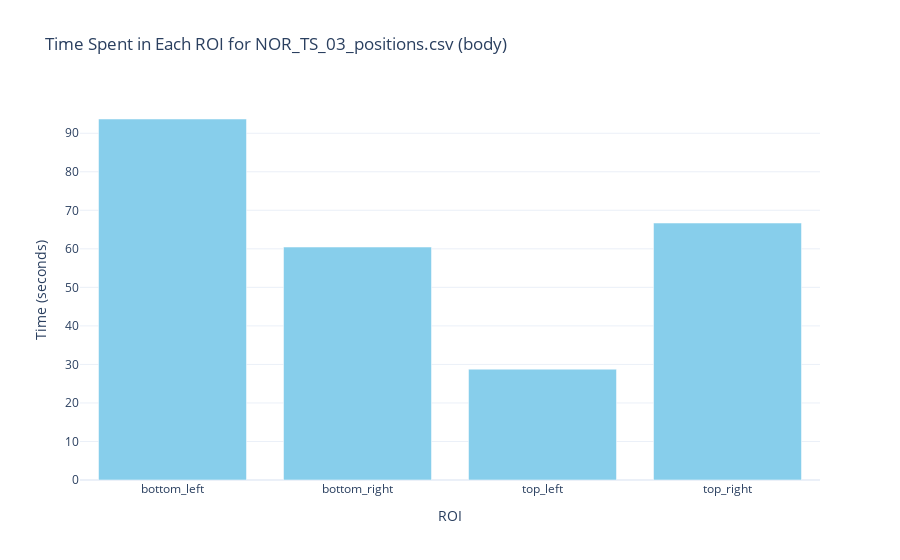

The notebook cell this image was saved under:
### Markdown cell above
---
#### 3. We can use the positions to measure time spent in each of the drawn ROIs.

### Code cell
roi_activity = rst.detect_roi_activity(params, example_path, bodypart = 'body')
rst.plot_roi_activity(params, example_path, roi_activity, bodypart = 'body')

### Figure 1 — Plotly figure (JSON) as saved in the notebook; plotly's stock layout.template omitted (floating-point values rounded to 4 significant figures)
{"data": [{"marker": {"color": "skyblue"}, "type": "bar", "x": ["bottom_left", "bottom_right", "top_left", "top_right"], "y": [93.7, 60.47, 28.77, 66.7]}], "layout": {"title": {"text": "Time Spent in Each ROI for NOR_TS_03_positions.csv (body)"}, "xaxis": {"title": {"text": "ROI"}}, "yaxis": {"title": {"text": "Time (seconds)"}}}}
